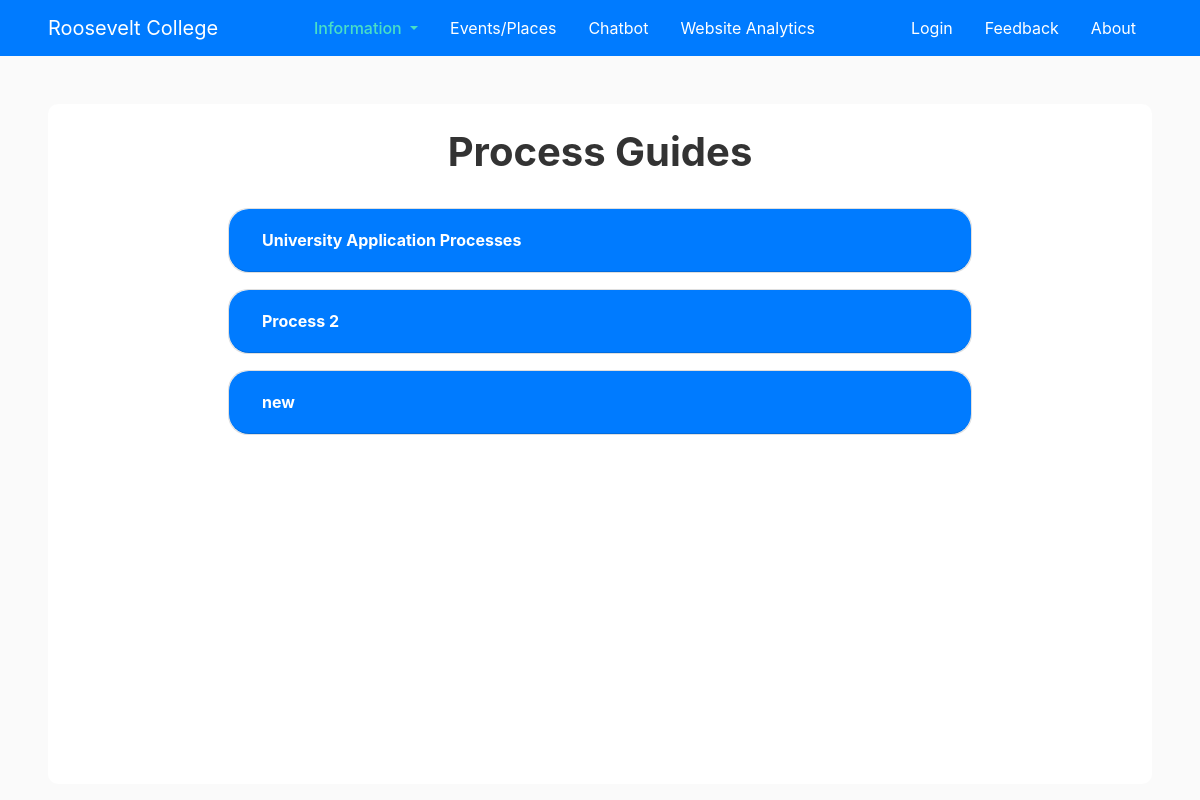
Screenshot of /processguides/ with the database file from the repository.
### information/models.py (models this page shows, shortened)
class ProcessGuide(models.Model):
    school_name = models.TextField(default='Roosevelt College Marikina')
    process_name = models.TextField(default='')
    description = models.TextField(default='')
    last_updated = models.DateTimeField(default=timezone.now)

### information/views.py (the view)
# urls.py: path('processguides/', information_views.processguide_list, name='processguides'),
def processguide_list(request):
	context = {
		'title': 'Process Guides',
		'processguides': ProcessGuide.objects.all(),
		'toggles': Toggles.objects.get(school_name="Roosevelt College Marikina")
	}
	return render(request, 'information/processguides.html', context)

### information/templates/information/processguides.html (shortened to what this page needs)
{% extends "main/base.html" %}
{% block content %}
<div class="infobox">
	<h1 class="d-flex justify-content-center"><b>Process Guides</b></h1>
	<div id="accordion" class="infolist">
		{% for process in processguides %}
		<div class="card mb-3">
		  <div class="card-header" id="heading{{ process.id }}">
			<h5 class="mb-0 d-flex">
			<button class="btn btn-link text-white" data-toggle="collapse" data-target="#collapse{{ process.id }}" aria-expanded="true" aria-controls="collapseOne">
				<b>{{ process.process_name }}</b>
			</button>
			</h5>
		  </div>
		</div>
		{% endfor %}
	</div>
</div>
{% endblock content %}

### main/static/main/main.css (style rules this page uses)
.mainsite { background: #fafafa; color: #333333; }
.infobox { background: #FFFFFF; height: 85vh; margin-left: 4vw; margin-right: 4vw; border-radius: 10px; padding-top: 3vh; }
.infolist { height: 67vh; margin-left: 15vw; margin-right: 15vw; border-radius: 10px; padding-top: 3vh; padding-bottom: 3vh; overflow-y: scroll; }
.card { border-radius: 20px; }
.card-header { background: #007BFF; }
.card-header:first-child { border-radius: 20px; }

### rows the page displays
ProcessGuide: process_name "University Application Processes"
ProcessGuide: process_name "Process 2"
ProcessGuide: process_name "new"
